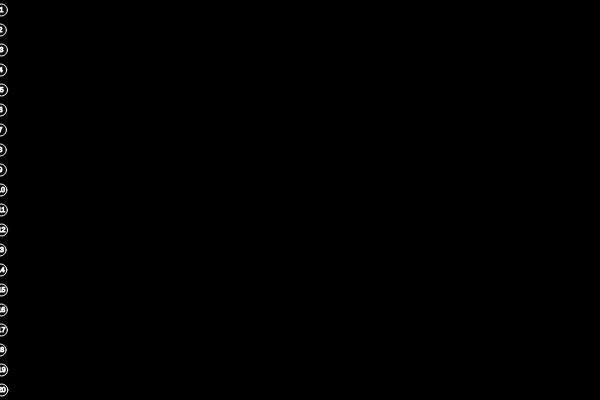
Frame 1 (no input)
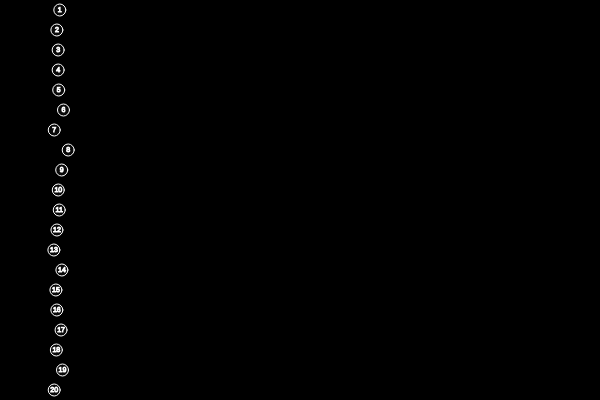
Frame 60 (no input)
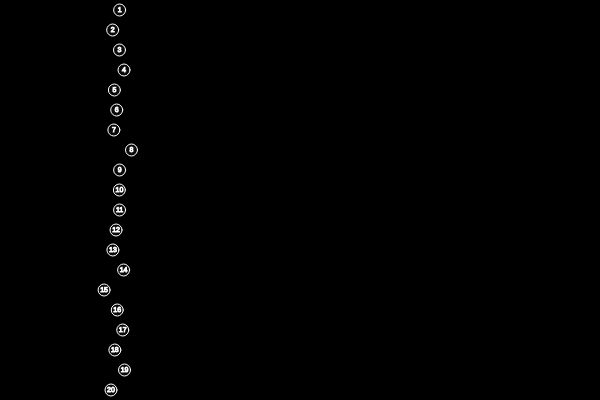
Frame 120 (the mouse pressed at the canvas centre since frame 60)

The p5.js sketch that drew these frames (run headless with seeded random() and noise() and a simulated clock; from frame 60 on, the mouse is pressed at the canvas centre):

// p5.js sketch
// ── sketch.js
var b1;
var b2;
var numberOfBubbles = 20;
var bArray = [];
var completed = false;

function setup() {
  createCanvas(600, 400);
  for (var i = 0; i < numberOfBubbles; i++) {
    bArray[i] = new bubble(0, i * height / numberOfBubbles + (height / numberOfBubbles / 2), i + 1);
  }
  textFont("Helvetica");
  textSize(7);
  textAlign(CENTER, CENTER);
}

function draw() {
  background(0);
  for (var i = 0; i < numberOfBubbles; i++) {
    if (bArray[i].finished(width) == true) {
      completed = true;
      //check maybe there is a draw
      for (var j = 0; j < numberOfBubbles; j++) {
        bArray[j].finished(width);
      }
    }
    bArray[i].update(completed);
    bArray[i].display();
  }
}

// ── bubble.js
function bubble(x, y, startNo) {
  this.x = x;
  this.y = y;
  this.r = 6;
  this.col = color(255, 10);
  this.startNumber = startNo;

  this.display = function () {
    stroke(255);
    fill(this.col);
    ellipse(this.x, this.y, this.r * 2, this.r * 2);
    text(this.startNumber, this.x, this.y);
  }

  this.changeColor = function () {
    this.col = color(255, random(50, 200));
  }

  this.update = function(stopMove) {
    if (stopMove == false) {
      this.x = this.x + random(0, 2);
      this.y = this.y;
    }
  }

  this.intersects = function(other) {
    var d = dist(this.x, this.y, other.x, other.y);
    if (d < this.r + other.r) {
      return true;
    } else {
      return false;
    }
  }

  this.finished = function (trackLenght) {
    if (this.x + this.r >= trackLenght) {
      this.col = color('red');
      return true;
    } else {
      return false;
    }
  }
}
